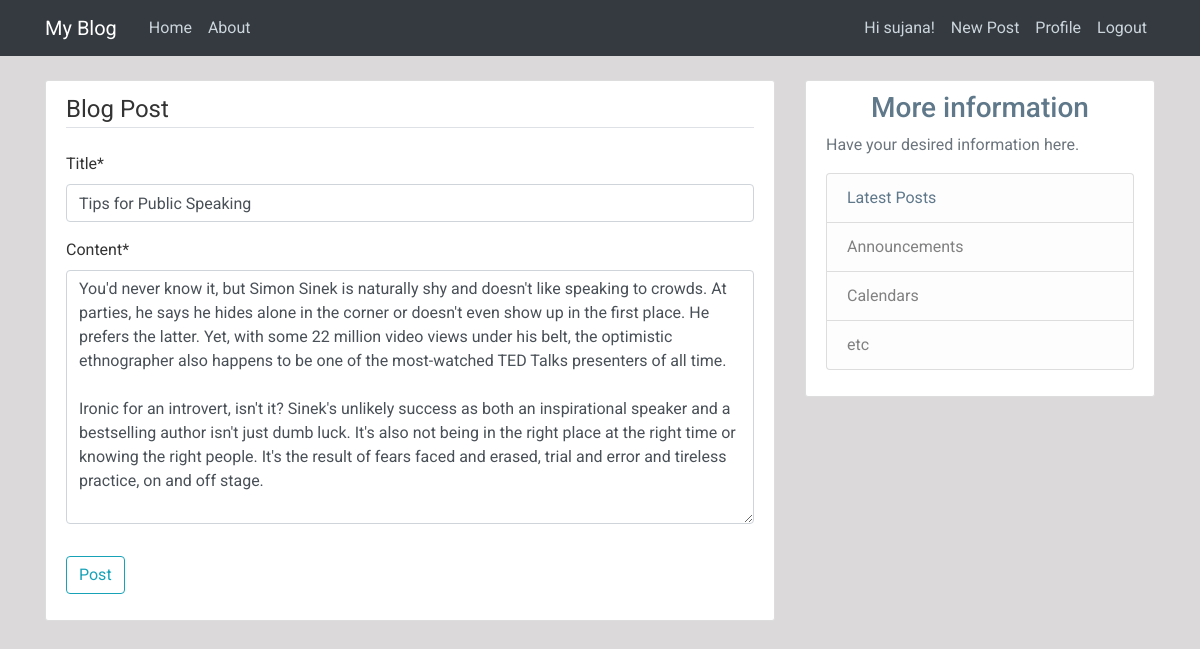
Screenshot of /post/24/update (signed in) with the database file from the repository.
### blog/models.py (models this page shows, shortened)
class Post(models.Model):
    title = models.CharField(max_length=100)
    author = models.ForeignKey(User, on_delete=models.CASCADE)
    picture = models.ImageField(default='default.jpg', upload_to='blog_pics')
    content = models.TextField()
    date_posted = models.DateTimeField(default=timezone.now)

### blog/views.py (the view)
# urls.py: path('post/<int:pk>/update', PostUpdateView.as_view(), name='post-update'),
class PostUpdateView(LoginRequiredMixin, UserPassesTestMixin, UpdateView):
    model = Post
    fields = ['title', 'content']
    def test_func(self):
        post = self.get_object()
        if post.author == self.request.user:
            return True
        return False

### templates/blog/post_form.html (shortened to what this page needs)
{% extends "base.html" %}
{% load crispy_forms_tags %}
{% block content %}
<div class="content-section">
  <form action="" method="POST">
    <fieldset class="form-group">
      <legend class="border-bottom mb-4">Blog Post</legend>
      {{ form|crispy }}
    </fieldset>
    <div class="form-group">
      <button class="btn btn-outline-info" type="submit">Post</button>
    </div>
  </form>
</div>
{% endblock content %}

### templates/base.html (shortened to what this page needs)
{% load static %}
<!DOCTYPE html>
<html lang="en">
<head>
  <link rel="stylesheet" href="https://stackpath.bootstrapcdn.com/bootstrap/4.5.2/css/bootstrap.min.css"
>
  <link rel="stylesheet" href="{% static 'css/main.css' %}">
</head>
<body>
  <header class="site-header">
    <nav class="navbar navbar-expand-md navbar-dark bg-dark fixed-top">
      <div class="container">
        <a class="navbar-brand mr-4" href="{% url 'home' %}">My Blog</a>
        <div class="collapse navbar-collapse" id="navbarToggle">
          <div class="navbar-nav mr-auto">
            <a class="nav-item nav-link" href="{% url 'home' %}">Home</a>
            <a class="nav-item nav-link" href="{% url 'about'  %}">About</a>
          </div>
        </div>
        <div class="navbar-nav">
          {% if user.is_authenticated%}
          <a class="nav-item nav-link">Hi {{ user.username }}!</a>
          <a class="nav-item nav-link" href="{% url 'post-create' %}">New Post</a>
          <a class="nav-item nav-link" href="{% url 'profile' %}">Profile</a>
          <a class="nav-item nav-link" href="{% url 'logout' %}">Logout</a>
          {% else %}
          <a class=" nav-item nav-link" href="{% url 'login' %}">LogIn</a>
          <a class="nav-item nav-link" href="{% url 'register' %}">Register</a>
          {% endif %}
        </div>
      </div>
    </nav>
  </header>
  <main role="main" class="container change-bg">
    <div class="row">
      <div class="col-md-8">
        {% block content %}
        {% endblock %}
      </div>
      <div class="col-md-4">
        <div class="content-section">
          <h3>More information</h3>
          <p class='text-muted bg-steel'>Have your desired information here.
          <ul class="list-group">
            <li class="list-group-item list-group-item-light bg-steel">Latest Posts</li>
            <li class="list-group-item list-group-item-light">Announcements</li>
            <li class="list-group-item list-group-item-light">Calendars</li>
            <li class="list-group-item list-group-item-light">etc</li>
          </ul>
          </p>
        </div>
      </div>
    </div>
  </main>
</body>
</html>

### static/css/main.css (style rules this page uses)
body { background-color: #dbd9d9; color: #333333; margin-top: 5rem; font-family: 'Roboto', sans-serif; }
h1, h2, h3, h4, h5, h6 { color: #444444; }
ul { margin: 0; }
.bg-steel { color: #5f788a; text-align: left; }
.site-header .navbar-nav .nav-link { color: #cbd5db; }
.content-section { background: #ffffff; padding: 10px 20px; border: 1px solid #dddddd; border-radius: 3px; margin-bottom: 20px; }
main h3 { text-align: center; color:#5f788a; }

### rows the page displays
Post: title "Tips for Public Speaking", content "You'd never know it, but Simon Sinek is naturally shy and doesn't like speaking to crowds. At parties, he says he hides alone in the corner or doesn't even show up in the first place. He prefers the latter. Yet, with some 22 million video views under his belt, the optimistic ethnographer also happens to be one of the most-watched TED Talks presenters of all time. Ironic for an introvert, isn't it? Sinek's unlikely success as both an inspirational speaker and a bestselling author isn't just dumb luck. It's also not being in the right place at the right time or knowing the right people. It's the result of fears faced and erased, trial and error and tireless practice, on and off stage."

### other values shown
{{ user.username }} "sujana"
